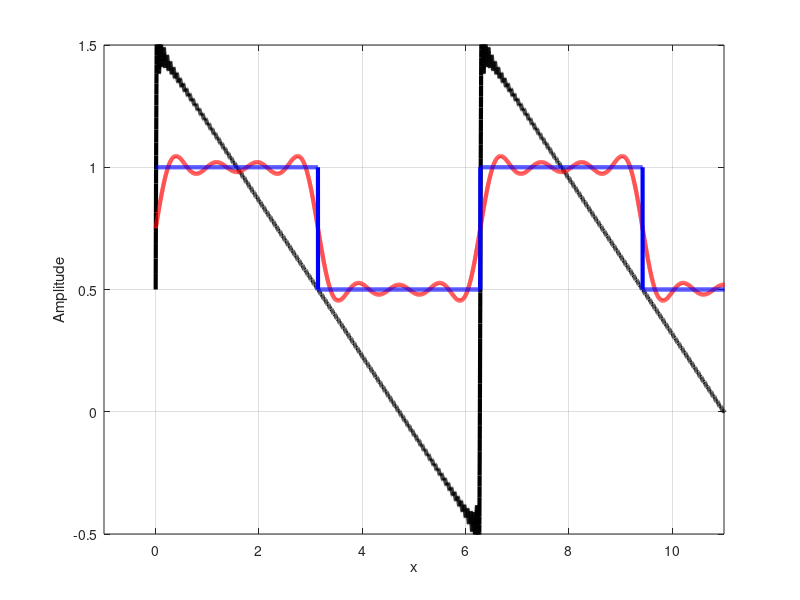

Reproduce this figure in MATLAB. (Note: this script raises an error after producing the figure.)
clear;
home;
close;
pkg load signal;

%n is a constant
function retval = sinn_An(n,x)
	An = 2.0/pi/n;
	retval = An*sin(n.*x);
endfunction

%The full series
function retval = fourier_square(n,x)
	retval = 0.5;
	for i=[1:n]
		retval = retval+sinn_An(i,x);
	endfor
endfunction

x = 0.0:0.001:(2.0*pi)*10; %Octave is awesome!!

S = 0.5 + sinn_An(1,x) + sinn_An(3,x)+sinn_An(5,x) + sinn_An(7,x);  %square apporizmation 
S1 = fourier_square(100,x);

plot(x,S1,'color','black','linewidth',3);
hold on;
grid on;
axis([-1 11 -0.5 1.5]);
xlabel("x");
ylabel("Amplitude");
plot(x,S*0.5+0.5,'color','red','linewidth',3);
plot(x,square(x)*0.25+0.75,'color','blue','linewidth',3);


player = audioplayer(S,size(x,2),8);
play(player)
